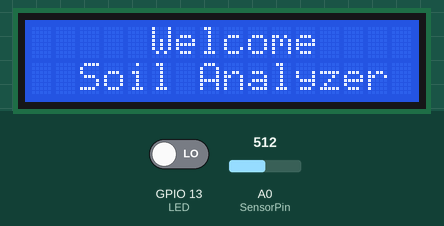
This sketch was run on a simulated ESP8266 (NodeMCU). Shown: 16×2 character LCD. Inputs (shaded band) come from the test bench; at power-on: GPIO 13 (LED) LOW, A0 (SensorPin) = 512. WiFi joins after 1.5 s; servers stay silent unless stated; uploads are accepted with an empty reply; what the sketch prints to the serial monitor is not drawn.

Above: at 0.1 s.
At 7.2 s:
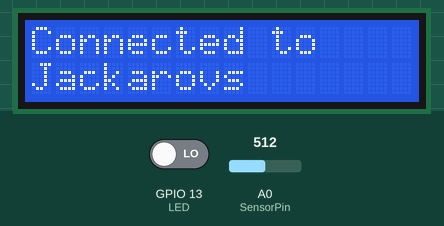
At 12.2 s:
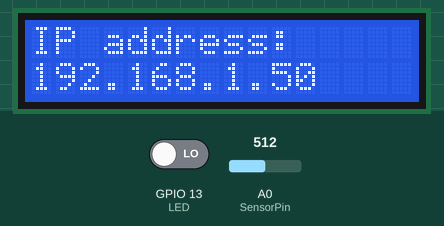
At 17.2 s:
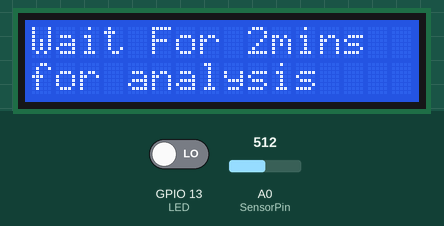
At 21.3 s:
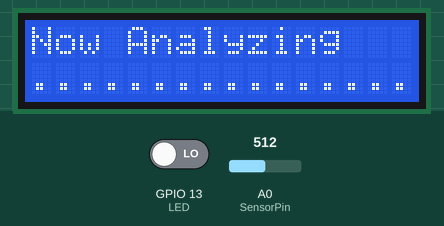
At 36.4 s:
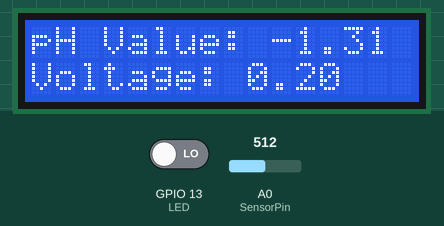

The sketch:

PH_Sensor.ino
```cpp
#include <ESP8266WiFi.h>
#include <ESP8266WebServer.h>
#include <ESP8266HTTPClient.h>
#include <ArduinoJson.h>
#define SensorPin A0            //pH meter Analog output to Arduino Analog Input 0
#define Offset -2.00            //deviation compensate
#define LED 13
#define samplingInterval 20
#define printInterval 800
#define ArrayLenth  40    //times of collection
#include <LiquidCrystal_I2C.h>

ESP8266WebServer server(80);

int lcdColumns = 16;
int lcdRows = 2;
LiquidCrystal_I2C lcd(0x27, lcdColumns, lcdRows);
int pHArray[ArrayLenth];   //Store the average value of the sensor feedback
int pHArrayIndex = 0;

int stationA = A0;
char* ssid     = "Jackarovs";
char* password = "uityhg423567";
char* host = "192.168.254.102";

void setup()
{
  lcd.init();
  lcd.backlight();
  lcd.setCursor(5, 0);
  lcd.print("Welcome");
  lcd.setCursor(2, 1);
  lcd.print("Soil Analyzer");
  delay(2000);
  lcd.clear();
  delay(1000);
  Serial.begin(115200);
  WiFi.mode(WIFI_OFF);        //Prevents reconnection issue (taking too long to connect)
  delay(2000);
  WiFi.mode(WIFI_STA);        //This line hides the viewing of ESP as wifi hotspot

  WiFi.begin(ssid, password);     //Connect to your WiFi router
  Serial.println("");
  lcd.setCursor(0, 0);
  lcd.print("Connecting");
  delay(2000);
  Serial.print("Connecting");
  // Wait for connection
  while (WiFi.status() != WL_CONNECTED) {
    delay(500);
    lcd.print(".");
    Serial.print(".");
  }

  //If connection successful show IP address in serial monitor
  lcd.setCursor(0, 0);
  lcd.print("Connected to ");
  lcd.setCursor(0, 1);
  lcd.println(ssid);
  delay(5000);
  lcd.clear();
  Serial.println("");
  Serial.print("Connected to ");
  Serial.println(ssid);
  lcd.print("IP address:  ");
  lcd.setCursor(0, 1);
  lcd.println(WiFi.localIP());
  delay(5000);
  lcd.clear();
  Serial.print("IP address: ");
  Serial.println(WiFi.localIP());  //IP address assigned to your ESP

  lcd.setCursor(0, 0);
  lcd.print("Wait For 2mins");
  lcd.setCursor(0, 1);
  lcd.print("for analysis");
  delay(3000);
  lcd.clear();

  Serial.println("");
  Serial.println("WiFi connected");
  Serial.println("IP address: ");
  Serial.println(WiFi.localIP());
  Serial.print("Netmask: ");
  Serial.println(WiFi.subnetMask());
  Serial.print("Gateway: ");
  Serial.println(WiFi.gatewayIP());
  configRoute();
  server.begin();
}

void configRoute() {
  server.on("/", []() {
    server.send(200, "text/plain", "Hello World!");
  });
}


double avergearray(int* arr, int number) {
  int i;
  int max, min;
  double avg;
  long amount = 0;
  if (number <= 0) {
    Serial.println("Error number for the array to avraging!/n");
    return 0;
  }
  if (number < 5) { //less than 5, calculated directly statistics
    for (i = 0; i < number; i++) {
      amount += arr[i];
    }
    avg = amount / number;
    return avg;
  } else {
    if (arr[0] < arr[1]) {
      min = arr[0]; max = arr[1];
    }
    else {
      min = arr[1]; max = arr[0];
    }
    for (i = 2; i < number; i++) {
      if (arr[i] < min) {
        amount += min;      //arr<min
        min = arr[i];
      } else {
        if (arr[i] > max) {
          amount += max;  //arr>max
          max = arr[i];
        } else {
          amount += arr[i]; //min<=arr<=max
        }
      }//if
    }//for
    avg = (double)amount / (number - 2);
  }//if
  return avg;
}

void getPHValue() {

  Serial.println("Connecting to host");
  Serial.println(host);

  WiFiClient client;
  const int httpPort = 80;
  if (!client.connect(host, httpPort)) {
    Serial.println("Connection Failed");
    return;
  }

  String ADCData, station, getData, Link;
  int adcvalue = analogRead(A0); //read analog value from LM35

  static unsigned long samplingTime = millis();
  static unsigned long printTime = millis();
  static float pHValue, voltage;
  if (millis() - samplingTime > samplingInterval)
  {
    pHArray[pHArrayIndex++] = analogRead(SensorPin);
    if (pHArrayIndex == ArrayLenth)pHArrayIndex = 0;
    voltage = avergearray(pHArray, ArrayLenth) * 5.0 / 1024;
    pHValue = 3.5 * voltage + Offset;
    samplingTime = millis();

  }


  if (millis() - printTime > printInterval)  //Every 800 milliseconds, print a numerical, convert the state of the LED indicator
  {
    lcd.setCursor(0, 0);
    lcd.print("Now Analyzing");


    lcd.setCursor(0, 1);
    lcd.print("................");
    delay(3000);

    lcd.setCursor(0, 1);
    lcd.print("Voltage: ");
    lcd.println(voltage, 2);

    lcd.setCursor(0, 0);
    lcd.print("pH Value: ");
    lcd.println(pHValue, 2);
    delay(3000); //3000 3s

    lcd.setCursor(0, 0);
    lcd.print("One Minute Left");

    lcd.setCursor(0, 1);
    lcd.print("................");
    delay(3000);

    lcd.setCursor(0, 1);
    lcd.print("Voltage: ");
    lcd.println(voltage, 2);

    lcd.setCursor(0, 0);
    lcd.print("pH Value: ");
    lcd.println(pHValue, 2);
    delay(3000); //3000 50 sec

    lcd.setCursor(0, 0);
    lcd.print("Finalizing");

    lcd.setCursor(5, 1);
    lcd.print("result");
    delay(3000);

    lcd.clear();
    lcd.setCursor(0, 1);
    lcd.print("Voltage: ");
    lcd.println(voltage, 2);
    lcd.setCursor(0, 0);
    lcd.print("pH Value: ");
    lcd.println(pHValue, 2);
    delay(3000);

    digitalWrite(LED, digitalRead(LED) ^ 1);
    printTime = millis();

    StaticJsonBuffer<200> jsonBuffer;
    JsonObject& jsonObj = jsonBuffer.createObject();
    char JSONmessageBuffer[200];

    jsonObj["phpSensor"] = pHValue;
    jsonObj["voltage"] = voltage;

    jsonObj.prettyPrintTo(JSONmessageBuffer, sizeof(JSONmessageBuffer));
    Serial.println(JSONmessageBuffer);


    HTTPClient http;
    http.begin("http://192.168.254.102:8080/api/sensor/savePHPSensorData");
    //    http.addHeader("Access-Control-Allow-Origin: *");
    http.addHeader("Content-Type", "application/json");
    //    http.addHeader("Access-Control-Allow-Methods: POST");

    int httpCode = http.POST(JSONmessageBuffer);

    if (httpCode > 0 ) {
      String payload = http.getString();
      Serial.println("Status");
      Serial.println(httpCode);
      Serial.println("Payload: ");
      Serial.println(payload);
    } else {
      Serial.println("Error POST request");
      Serial.println(httpCode);
    }

    http.end();
    delay(3000);
  }
}

void loop()
{
  getPHValue();
  server.handleClient();
}
```

Measured:
- what the display in image 1 shows lasts 5.1 s, from 7.1 s to 12.2 s
- what the display in image 3 shows lasts 3.0 s, from 17.2 s to 20.2 s
